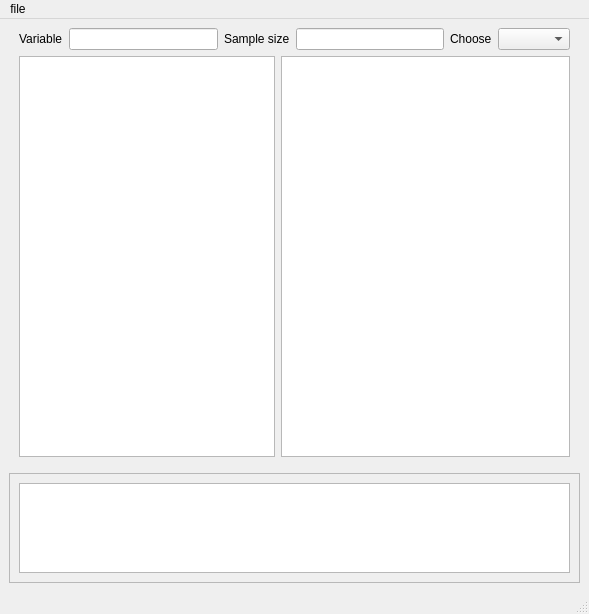
<?xml version="1.0" encoding="UTF-8"?>
<ui version="4.0">
 <class>MainWindow</class>
 <widget class="QMainWindow" name="MainWindow">
  <property name="geometry">
   <rect>
    <x>0</x>
    <y>0</y>
    <width>589</width>
    <height>614</height>
   </rect>
  </property>
  <property name="windowTitle">
   <string>MainWindow</string>
  </property>
  <widget class="QWidget" name="centralwidget">
   <layout class="QVBoxLayout" name="verticalLayout_4">
    <item>
     <layout class="QVBoxLayout" name="verticalLayout_3" stretch="4,1">
      <item>
       <layout class="QVBoxLayout" name="verticalLayout">
        <property name="leftMargin">
         <number>10</number>
        </property>
        <property name="rightMargin">
         <number>10</number>
        </property>
        <property name="bottomMargin">
         <number>10</number>
        </property>
        <item>
         <layout class="QHBoxLayout" name="horizontalLayout">
          <item>
           <widget class="QLabel" name="labelvariable">
            <property name="text">
             <string>Variable</string>
            </property>
           </widget>
          </item>
          <item>
           <widget class="QLineEdit" name="label_variable"/>
          </item>
          <item>
           <widget class="QLabel" name="labelsize">
            <property name="text">
             <string>Sample size</string>
            </property>
           </widget>
          </item>
          <item>
           <widget class="QLineEdit" name="label_size"/>
          </item>
          <item>
           <widget class="QLabel" name="label_3">
            <property name="text">
             <string>Choose</string>
            </property>
           </widget>
          </item>
          <item>
           <widget class="QComboBox" name="comboBox_col"/>
          </item>
         </layout>
        </item>
        <item>
         <layout class="QHBoxLayout" name="horizontalLayout_2" stretch="0,1">
          <item>
           <widget class="QTableView" name="tableView"/>
          </item>
          <item>
           <widget class="GraphicsLayoutWidget" name="graphLayoutWidget"/>
          </item>
         </layout>
        </item>
       </layout>
      </item>
      <item>
       <widget class="QFrame" name="frame">
        <property name="frameShape">
         <enum>QFrame::StyledPanel</enum>
        </property>
        <property name="frameShadow">
         <enum>QFrame::Raised</enum>
        </property>
        <layout class="QVBoxLayout" name="verticalLayout_2">
         <item>
          <widget class="QTextEdit" name="textEdit"/>
         </item>
        </layout>
       </widget>
      </item>
     </layout>
    </item>
   </layout>
  </widget>
  <widget class="QMenuBar" name="menubar">
   <property name="geometry">
    <rect>
     <x>0</x>
     <y>0</y>
     <width>589</width>
     <height>36</height>
    </rect>
   </property>
   <widget class="QMenu" name="menufile">
    <property name="title">
     <string>file</string>
    </property>
    <addaction name="actionOpen"/>
    <addaction name="actionExit"/>
   </widget>
   <addaction name="menufile"/>
  </widget>
  <widget class="QStatusBar" name="statusbar"/>
  <action name="actionOpen">
   <property name="text">
    <string>Open</string>
   </property>
  </action>
  <action name="actionExit">
   <property name="text">
    <string>Exit</string>
   </property>
  </action>
  <action name="actionSetting">
   <property name="text">
    <string>Setting</string>
   </property>
  </action>
 </widget>
 <customwidgets>
  <customwidget>
   <class>GraphicsLayoutWidget</class>
   <extends>QGraphicsView</extends>
   <header location="global">pyqtgraph</header>
  </customwidget>
 </customwidgets>
 <resources/>
 <connections/>
</ui>
